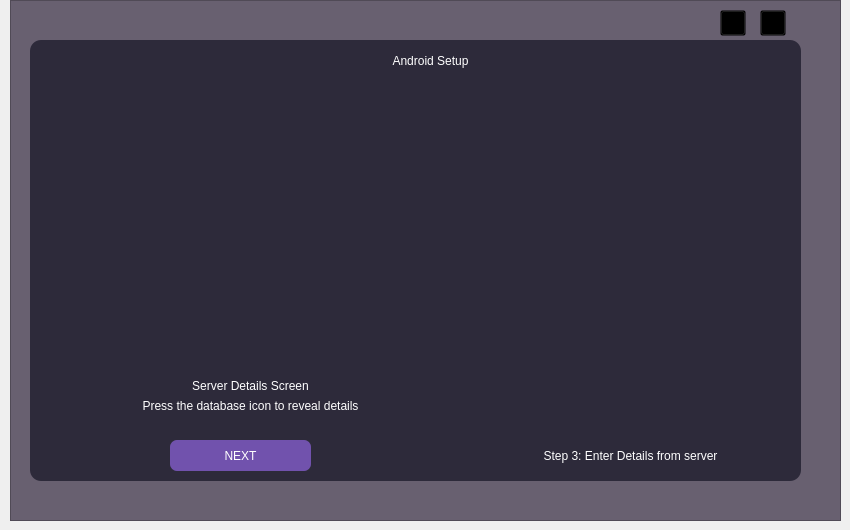
   <widget class="QWidget" name="androidonboard2">
    <widget class="QFrame" name="localbackdrop_4">
     <property name="geometry">
      <rect>
       <x>10</x>
       <y>0</y>
       <width>831</width>
       <height>521</height>
      </rect>
     </property>
     <property name="styleSheet">
      <string notr="true">background-color: rgb(104, 96, 112);</string>
     </property>
     <property name="frameShape">
      <enum>QFrame::StyledPanel</enum>
     </property>
     <property name="frameShadow">
      <enum>QFrame::Raised</enum>
     </property>
     <widget class="QFrame" name="localcontainer_4">
      <property name="geometry">
       <rect>
        <x>20</x>
        <y>40</y>
        <width>771</width>
        <height>441</height>
       </rect>
      </property>
      <property name="styleSheet">
       <string notr="true">border-radius: 11px;
background-color: rgb(45, 42, 58);</string>
      </property>
      <property name="frameShape">
       <enum>QFrame::StyledPanel</enum>
      </property>
      <property name="frameShadow">
       <enum>QFrame::Raised</enum>
      </property>
      <widget class="QLabel" name="serverstate_7">
       <property name="geometry">
        <rect>
         <x>325</x>
         <y>5</y>
         <width>151</width>
         <height>31</height>
        </rect>
       </property>
       <property name="styleSheet">
        <string notr="true">color: rgb(255, 255, 255);
font: 75 17pt &quot;Nimbus Sans D OT&quot;;
background-color: transparent;</string>
       </property>
       <property name="text">
        <string>Android Setup</string>
       </property>
       <property name="alignment">
        <set>Qt::AlignCenter</set>
       </property>
       <property name="wordWrap">
        <bool>true</bool>
       </property>
      </widget>
      <widget class="QFrame" name="frame_22">
       <property name="geometry">
        <rect>
         <x>50</x>
         <y>40</y>
         <width>341</width>
         <height>311</height>
        </rect>
       </property>
       <property name="frameShape">
        <enum>QFrame::StyledPanel</enum>
       </property>
       <property name="frameShadow">
        <enum>QFrame::Raised</enum>
       </property>
       <widget class="QLabel" name="label_5">
        <property name="geometry">
         <rect>
          <x>0</x>
          <y>0</y>
          <width>341</width>
          <height>311</height>
         </rect>
        </property>
        <property name="text">
         <string/>
        </property>
        <property name="pixmap">
         <pixmap resource="../ui/uielement.qrc">:/icons/defaults.png</pixmap>
        </property>
        <property name="scaledContents">
         <bool>true</bool>
        </property>
       </widget>
      </widget>
      <widget class="QFrame" name="frame_23">
       <property name="geometry">
        <rect>
         <x>460</x>
         <y>40</y>
         <width>281</width>
         <height>351</height>
        </rect>
       </property>
       <property name="frameShape">
        <enum>QFrame::StyledPanel</enum>
       </property>
       <property name="frameShadow">
        <enum>QFrame::Raised</enum>
       </property>
       <widget class="QLabel" name="label_6">
        <property name="geometry">
         <rect>
          <x>0</x>
          <y>0</y>
          <width>281</width>
          <height>451</height>
         </rect>
        </property>
        <property name="text">
         <string/>
        </property>
        <property name="pixmap">
         <pixmap resource="../ui/uielement.qrc">:/icons/step3.png</pixmap>
        </property>
        <property name="scaledContents">
         <bool>true</bool>
        </property>
       </widget>
      </widget>
      <widget class="QLabel" name="serverstate_8">
       <property name="geometry">
        <rect>
         <x>120</x>
         <y>330</y>
         <width>201</width>
         <height>31</height>
        </rect>
       </property>
       <property name="styleSheet">
        <string notr="true">color: rgb(255, 255, 255);
font: 75 14pt &quot;Nimbus Sans D OT&quot;;
background-color: transparent;</string>
       </property>
       <property name="text">
        <string>Server Details Screen</string>
       </property>
       <property name="alignment">
        <set>Qt::AlignCenter</set>
       </property>
       <property name="wordWrap">
        <bool>true</bool>
       </property>
      </widget>
      <widget class="QLabel" name="serverstate_9">
       <property name="geometry">
        <rect>
         <x>450</x>
         <y>400</y>
         <width>301</width>
         <height>31</height>
        </rect>
       </property>
       <property name="styleSheet">
        <string notr="true">color: rgb(255, 255, 255);
font: 75 14pt &quot;Nimbus Sans D OT&quot;;
background-color: transparent;</string>
       </property>
       <property name="text">
        <string>Step 3: Enter Details from server</string>
       </property>
       <property name="alignment">
        <set>Qt::AlignCenter</set>
       </property>
       <property name="wordWrap">
        <bool>true</bool>
       </property>
      </widget>
      <widget class="QPushButton" name="locallog_6">
       <property name="geometry">
        <rect>
         <x>140</x>
         <y>400</y>
         <width>141</width>
         <height>31</height>
        </rect>
       </property>
       <property name="styleSheet">
        <string notr="true">QPushButton{
background-color: rgb(113, 82, 173);
border-radius: 7px;
border: 0px;
color: rgb(255, 255, 255);
}
QPushButton:hover{
background-color: rgb(225, 225, 225);
	color: rgb(113, 82, 173)
}
</string>
       </property>
       <property name="text">
        <string>NEXT</string>
       </property>
      </widget>
      <widget class="QLabel" name="serverstate_10">
       <property name="geometry">
        <rect>
         <x>90</x>
         <y>350</y>
         <width>261</width>
         <height>31</height>
        </rect>
       </property>
       <property name="styleSheet">
        <string notr="true">color: rgb(255, 255, 255);
font: 75 9pt &quot;Nimbus Sans D OT&quot;;
background-color: transparent;</string>
       </property>
       <property name="text">
        <string>Press the database icon to reveal details</string>
       </property>
       <property name="alignment">
        <set>Qt::AlignCenter</set>
       </property>
       <property name="wordWrap">
        <bool>true</bool>
       </property>
      </widget>
      <widget class="QPushButton" name="pushButton">
       <property name="geometry">
        <rect>
         <x>20</x>
         <y>15</y>
         <width>24</width>
         <height>24</height>
        </rect>
       </property>
       <property name="styleSheet">
        <string notr="true">QPushButton{
background-color: transparent;
}
QPushButton:hover{
background-color: rgba(225, 225, 225, 50);
}


</string>
       </property>
       <property name="text">
        <string/>
       </property>
       <property name="icon">
        <iconset resource="../ui/uielement.qrc">
         <normaloff>:/icons/hand-back-point-left.png</normaloff>:/icons/hand-back-point-left.png</iconset>
       </property>
       <property name="iconSize">
        <size>
         <width>24</width>
         <height>24</height>
        </size>
       </property>
      </widget>
     </widget>
     <widget class="QPushButton" name="minimeee_12">
      <property name="geometry">
       <rect>
        <x>710</x>
        <y>10</y>
        <width>26</width>
        <height>26</height>
       </rect>
      </property>
      <property name="styleSheet">
       <string notr="true">QPushButton{
padding-bottom: 22px;
background-color: transparent;}
QPushButton:hover{
background-color: rgba(45, 42, 58, 130);
}</string>
      </property>
      <property name="text">
       <string/>
      </property>
      <property name="icon">
       <iconset resource="../ui/uielement.qrc">
        <normaloff>:/icons/window-minimize.png</normaloff>:/icons/window-minimize.png</iconset>
      </property>
      <property name="iconSize">
       <size>
        <width>26</width>
        <height>26</height>
       </size>
      </property>
     </widget>
     <widget class="QPushButton" name="closeme_12">
      <property name="geometry">
       <rect>
        <x>750</x>
        <y>10</y>
        <width>26</width>
        <height>26</height>
       </rect>
      </property>
      <property name="styleSheet">
       <string notr="true">QPushButton{
background-color: transparent;}
QPushButton:hover{
background-color: rgba(45, 42, 58, 130);
}</string>
      </property>
      <property name="text">
       <string/>
      </property>
      <property name="icon">
       <iconset resource="../ui/uielement.qrc">
        <normaloff>:/icons/rectangle-xmark (1).png</normaloff>
        <activeon>:/icons/rectangle-xmark(filled).png</activeon>:/icons/rectangle-xmark (1).png</iconset>
      </property>
      <property name="iconSize">
       <size>
        <width>26</width>
        <height>26</height>
       </size>
      </property>
     </widget>
    </widget>
   </widget>
